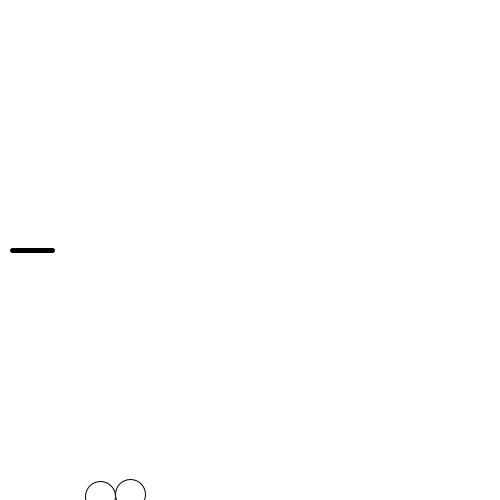
Frame 1 (no input)
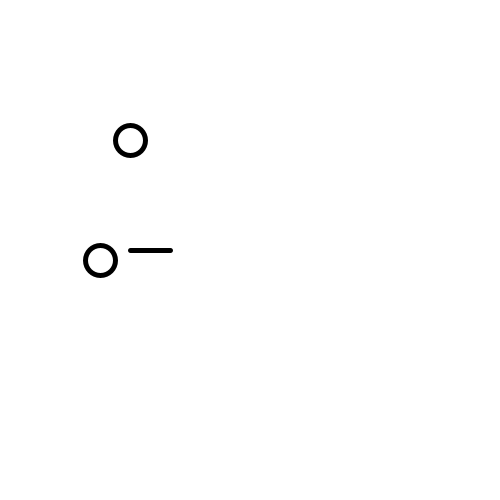
Frame 60 (the mouse pressed at the canvas centre just before this capture)
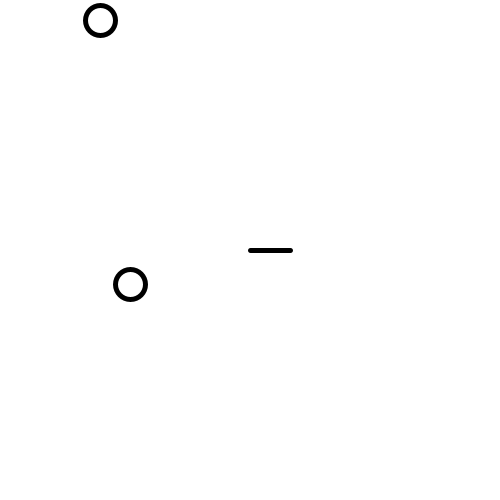
Frame 120 (the mouse held since frame 60 and released just before this capture)

The Processing sketch that drew these frames (run headless with seeded random() and noise(); from frame 60 on, the mouse is pressed at the canvas centre):

// Processing sketch: arrow_game
// ── arrow_game.pde
float y = 500;
float y1 = 500;
float arrowX1 = 10 ;
float arrowY1 = 250 ;
float arrowX2 = 50 ;
float arrowY2 = 250 ;


void setup(){
  size(500,500);
}

void draw(){
  background(255,255,255);
  y = y - 4;
  y1 = y1 - 6;
  ellipse(100,y,30,30);
  ellipse(130,y1,30,30);
  
  println(y);
  if(y<=0){
    y = 500;
  }
   if(y1<=0){
    y1 = 500;
  }
  arrowX1 = arrowX1 + 2;
  arrowX2 = arrowX2 + 2;
  
  strokeWeight(5);
  line(arrowX1,arrowY1,arrowX2,arrowY2);
   if(arrowX1>=500){
    arrowX1 = 10; arrowX2 = 50;
   }
  
}
